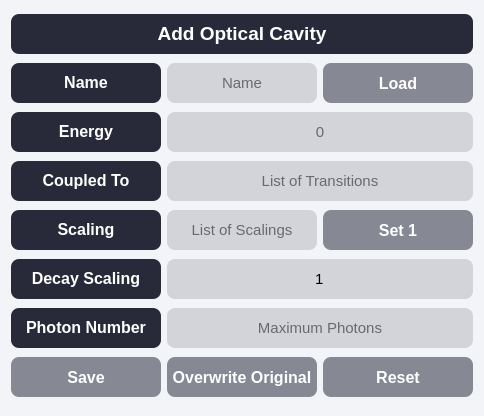
<?xml version="1.0" encoding="UTF-8"?>
<ui version="4.0">
 <class>AddCavity</class>
 <widget class="QDialog" name="AddCavity">
  <property name="geometry">
   <rect>
    <x>0</x>
    <y>0</y>
    <width>480</width>
    <height>416</height>
   </rect>
  </property>
  <property name="windowTitle">
   <string>Dialog</string>
  </property>
  <property name="styleSheet">
   <string notr="true">QWidget {background-color: #F3F4F8;}

QPushButton {background-color: #88282A3A;  color: #FFFFFF; border-radius: 8px;  font-weight: bold; font-size: 16px; }
QPushButton::hover {background-color: qlineargradient( x1:0 y1:0, x2:0 y2:1, stop:0.9 #D2D4DA, stop:0.91 #88282A3A);}
QPushButton[objectName^=&quot;button_next_tab&quot;] {background-color: qlineargradient( x1:0 y1:0, x2:0 y2:1, stop:0.9 #f4501e, stop:0.91 #8d2f13);  color: #FFFFFF; border-radius: 8px; }
QPushButton[objectName^=&quot;button_next_tab&quot;]::hover {background-color: #aaf4501e; transition: 2.5s;}

QTextEdit {background-color: #D2D4DA;}
QTextEdit::hover {background-color: #D2D4DA}

QLabel {background-color: #282A3A; border-radius: 8px; color: #FFFFFF;}
QLabel[objectName^=&quot;label_title&quot;] {background-color: #44282A3A; border-radius: 8px; color: #000000; border-bottom-right-radius: 0; border-bottom-left-radius: 0; border-bottom-width: 2px; border-bottom-color: #000000;}
QLabel[objectName^=&quot;label_output&quot;] {background-color: #44282A3A; border-radius: 8px; color: #000000; border-top-right-radius: 0; border-top-left-radius: 0; }
QLabel[objectName^=&quot;label_plot&quot;] {background-color: #44282A3A; border-radius: 8px; color: #000000;  border-top-right-radius: 0; border-top-left-radius: 0; }

QLineEdit {border-radius: 8px;background-color: #D2D4DA; }
QLineEdit::hover {background-color: #D2D4DA}

QComboBox {border-radius: 8px; background-color: #D2D4DA;  padding-left: 10% }
QComboBox::hover {background-color: #D2D4DA}

QCheckBox {background-color: #D2D4DA;border-radius: 8px; padding-left:10% }
QCheckBox::hover {background-color: #D2D4DA}

QTextBrowser {background-color: #D2D4DA; }
QTextBrowser[objectName^=&quot;text_output&quot;] {background-color: #44282A3A; border-radius: 8px; color: #000000; }

QTabWidget::tab-bar {   border: 0px solid #282A3A;}
QTabBar::tab {  background-color: #88282A3A;  color: white;  padding-left: 10px; padding-right:10px; padding-bottom: 10px; padding-top: 5px; font-weight: bold;}
QTabBar::tab:selected { background-color: qlineargradient( x1:0 y1:0, x2:0 y2:1, stop:0.9 #282A3A, stop:0.91 #88282A3A); padding-right:50px; padding-left:50px; border-width: 2px; border-color: black}

QScrollBar::handle:vertical {background-color: #282A3A; min-height: 30px;max-height: 20%;border-radius: 7px; margin: 0}
QScrollBar::handle:vertical:hover{background-color: #88282A3A;}
QScrollBar::handle:vertical:pressed {background-color: #f4501e;}
QScrollBar::sub-line:vertical {border: none;background-color: #f4501e;height: 15px;border-top-left-radius: 7px;border-top-right-radius: 7px;subcontrol-position: top;subcontrol-origin: 0;max-height: 20%;}
QScrollBar::sub-line:vertical:hover {background-color: #88282A3A;}
QScrollBar::sub-line:vertical:pressed {background-color: #f4501e;}
QScrollBar::add-line:vertical {border: none;background-color: #f4501e;height: 15px;border-bottom-left-radius: 7px;border-bottom-right-radius: 7px;subcontrol-position: bottom;subcontrol-origin: 0;max-height: 20%;}
QScrollBar::add-line:vertical:hover {background-color: #88282A3A;}
QScrollBar::add-line:vertical:pressed {background-color: #f4501e;}
QScrollBar::up-arrow:vertical, QScrollBar::down-arrow:vertical {background: none;}
QScrollBar::add-page:vertical, QScrollBar::sub-page:vertical {background: none;}</string>
  </property>
  <layout class="QGridLayout" name="gridLayout">
   <item row="0" column="0" colspan="3">
    <widget class="QLabel" name="label_2">
     <property name="minimumSize">
      <size>
       <width>0</width>
       <height>40</height>
      </size>
     </property>
     <property name="maximumSize">
      <size>
       <width>16777215</width>
       <height>40</height>
      </size>
     </property>
     <property name="frameShape">
      <enum>QFrame::NoFrame</enum>
     </property>
     <property name="frameShadow">
      <enum>QFrame::Plain</enum>
     </property>
     <property name="text">
      <string>&lt;html&gt;&lt;head/&gt;&lt;body&gt;&lt;p align=&quot;center&quot;&gt;&lt;span style=&quot; font-size:14pt; font-weight:700;&quot;&gt;Add Optical Cavity&lt;/span&gt;&lt;/p&gt;&lt;/body&gt;&lt;/html&gt;</string>
     </property>
    </widget>
   </item>
   <item row="1" column="0">
    <widget class="QLabel" name="label_9">
     <property name="minimumSize">
      <size>
       <width>150</width>
       <height>40</height>
      </size>
     </property>
     <property name="text">
      <string>&lt;html&gt;&lt;head/&gt;&lt;body&gt;&lt;p align=&quot;center&quot;&gt;&lt;span style=&quot; font-size:12pt; font-weight:700;&quot;&gt;Name&lt;/span&gt;&lt;/p&gt;&lt;/body&gt;&lt;/html&gt;</string>
     </property>
    </widget>
   </item>
   <item row="1" column="1">
    <widget class="QLineEdit" name="textinput_name">
     <property name="minimumSize">
      <size>
       <width>150</width>
       <height>40</height>
      </size>
     </property>
     <property name="font">
      <font>
       <pointsize>11</pointsize>
      </font>
     </property>
     <property name="text">
      <string/>
     </property>
     <property name="frame">
      <bool>true</bool>
     </property>
     <property name="alignment">
      <set>Qt::AlignCenter</set>
     </property>
     <property name="placeholderText">
      <string>Name</string>
     </property>
    </widget>
   </item>
   <item row="1" column="2">
    <widget class="QPushButton" name="button_load">
     <property name="minimumSize">
      <size>
       <width>150</width>
       <height>40</height>
      </size>
     </property>
     <property name="text">
      <string>Load</string>
     </property>
    </widget>
   </item>
   <item row="2" column="0">
    <widget class="QLabel" name="label_10">
     <property name="minimumSize">
      <size>
       <width>150</width>
       <height>40</height>
      </size>
     </property>
     <property name="text">
      <string>&lt;html&gt;&lt;head/&gt;&lt;body&gt;&lt;p align=&quot;center&quot;&gt;&lt;span style=&quot; font-size:12pt; font-weight:700;&quot;&gt;Energy&lt;/span&gt;&lt;/p&gt;&lt;/body&gt;&lt;/html&gt;</string>
     </property>
    </widget>
   </item>
   <item row="2" column="1" colspan="2">
    <widget class="QLineEdit" name="textinput_energy">
     <property name="minimumSize">
      <size>
       <width>150</width>
       <height>40</height>
      </size>
     </property>
     <property name="font">
      <font>
       <pointsize>11</pointsize>
      </font>
     </property>
     <property name="text">
      <string/>
     </property>
     <property name="frame">
      <bool>true</bool>
     </property>
     <property name="alignment">
      <set>Qt::AlignCenter</set>
     </property>
     <property name="placeholderText">
      <string>0</string>
     </property>
    </widget>
   </item>
   <item row="3" column="0">
    <widget class="QLabel" name="label_11">
     <property name="minimumSize">
      <size>
       <width>150</width>
       <height>40</height>
      </size>
     </property>
     <property name="text">
      <string>&lt;html&gt;&lt;head/&gt;&lt;body&gt;&lt;p align=&quot;center&quot;&gt;&lt;span style=&quot; font-size:12pt; font-weight:700;&quot;&gt;Coupled To&lt;/span&gt;&lt;/p&gt;&lt;/body&gt;&lt;/html&gt;</string>
     </property>
    </widget>
   </item>
   <item row="3" column="1" colspan="2">
    <widget class="QLineEdit" name="textinput_transitions">
     <property name="minimumSize">
      <size>
       <width>150</width>
       <height>40</height>
      </size>
     </property>
     <property name="font">
      <font>
       <pointsize>11</pointsize>
      </font>
     </property>
     <property name="text">
      <string/>
     </property>
     <property name="frame">
      <bool>true</bool>
     </property>
     <property name="alignment">
      <set>Qt::AlignCenter</set>
     </property>
     <property name="placeholderText">
      <string>List of Transitions</string>
     </property>
    </widget>
   </item>
   <item row="4" column="0">
    <widget class="QLabel" name="label_12">
     <property name="minimumSize">
      <size>
       <width>150</width>
       <height>40</height>
      </size>
     </property>
     <property name="text">
      <string>&lt;html&gt;&lt;head/&gt;&lt;body&gt;&lt;p align=&quot;center&quot;&gt;&lt;span style=&quot; font-size:12pt; font-weight:700;&quot;&gt;Scaling&lt;/span&gt;&lt;/p&gt;&lt;/body&gt;&lt;/html&gt;</string>
     </property>
    </widget>
   </item>
   <item row="4" column="1">
    <widget class="QLineEdit" name="textinput_transition_scalings">
     <property name="minimumSize">
      <size>
       <width>150</width>
       <height>40</height>
      </size>
     </property>
     <property name="font">
      <font>
       <pointsize>11</pointsize>
      </font>
     </property>
     <property name="text">
      <string/>
     </property>
     <property name="frame">
      <bool>true</bool>
     </property>
     <property name="alignment">
      <set>Qt::AlignCenter</set>
     </property>
     <property name="placeholderText">
      <string>List of Scalings</string>
     </property>
    </widget>
   </item>
   <item row="4" column="2">
    <widget class="QPushButton" name="button_setone">
     <property name="minimumSize">
      <size>
       <width>150</width>
       <height>40</height>
      </size>
     </property>
     <property name="text">
      <string>Set 1</string>
     </property>
    </widget>
   </item>
   <item row="5" column="0">
    <widget class="QLabel" name="label_13">
     <property name="minimumSize">
      <size>
       <width>150</width>
       <height>40</height>
      </size>
     </property>
     <property name="text">
      <string>&lt;html&gt;&lt;head/&gt;&lt;body&gt;&lt;p align=&quot;center&quot;&gt;&lt;span style=&quot; font-size:12pt; font-weight:700;&quot;&gt;Decay Scaling&lt;/span&gt;&lt;/p&gt;&lt;/body&gt;&lt;/html&gt;</string>
     </property>
    </widget>
   </item>
   <item row="5" column="1" colspan="2">
    <widget class="QLineEdit" name="textinput_decay">
     <property name="minimumSize">
      <size>
       <width>150</width>
       <height>40</height>
      </size>
     </property>
     <property name="font">
      <font>
       <pointsize>11</pointsize>
      </font>
     </property>
     <property name="text">
      <string>1</string>
     </property>
     <property name="frame">
      <bool>true</bool>
     </property>
     <property name="alignment">
      <set>Qt::AlignCenter</set>
     </property>
     <property name="placeholderText">
      <string>1</string>
     </property>
    </widget>
   </item>
   <item row="6" column="0">
    <widget class="QLabel" name="label_14">
     <property name="minimumSize">
      <size>
       <width>150</width>
       <height>40</height>
      </size>
     </property>
     <property name="text">
      <string>&lt;html&gt;&lt;head/&gt;&lt;body&gt;&lt;p align=&quot;center&quot;&gt;&lt;span style=&quot; font-size:12pt; font-weight:700;&quot;&gt;Photon Number&lt;/span&gt;&lt;/p&gt;&lt;/body&gt;&lt;/html&gt;</string>
     </property>
    </widget>
   </item>
   <item row="6" column="1" colspan="2">
    <widget class="QLineEdit" name="textinput_photonnumber">
     <property name="minimumSize">
      <size>
       <width>150</width>
       <height>40</height>
      </size>
     </property>
     <property name="font">
      <font>
       <pointsize>11</pointsize>
      </font>
     </property>
     <property name="text">
      <string/>
     </property>
     <property name="frame">
      <bool>true</bool>
     </property>
     <property name="alignment">
      <set>Qt::AlignCenter</set>
     </property>
     <property name="placeholderText">
      <string>Maximum Photons</string>
     </property>
    </widget>
   </item>
   <item row="7" column="0">
    <widget class="QPushButton" name="button_confirm">
     <property name="minimumSize">
      <size>
       <width>150</width>
       <height>40</height>
      </size>
     </property>
     <property name="text">
      <string>Save</string>
     </property>
    </widget>
   </item>
   <item row="7" column="2">
    <widget class="QPushButton" name="button_reset">
     <property name="minimumSize">
      <size>
       <width>150</width>
       <height>40</height>
      </size>
     </property>
     <property name="text">
      <string>Reset</string>
     </property>
    </widget>
   </item>
   <item row="7" column="1">
    <widget class="QPushButton" name="button_confirm_replace">
     <property name="minimumSize">
      <size>
       <width>150</width>
       <height>40</height>
      </size>
     </property>
     <property name="text">
      <string>Overwrite Original</string>
     </property>
    </widget>
   </item>
  </layout>
  <zorder>label_11</zorder>
  <zorder>label_2</zorder>
  <zorder>textinput_name</zorder>
  <zorder>label_9</zorder>
  <zorder>textinput_energy</zorder>
  <zorder>label_10</zorder>
  <zorder>textinput_transitions</zorder>
  <zorder>button_confirm</zorder>
  <zorder>button_reset</zorder>
  <zorder>textinput_transition_scalings</zorder>
  <zorder>label_13</zorder>
  <zorder>textinput_decay</zorder>
  <zorder>label_12</zorder>
  <zorder>label_14</zorder>
  <zorder>textinput_photonnumber</zorder>
  <zorder>button_setone</zorder>
  <zorder>button_load</zorder>
  <zorder>button_confirm_replace</zorder>
 </widget>
 <resources/>
 <connections/>
</ui>
